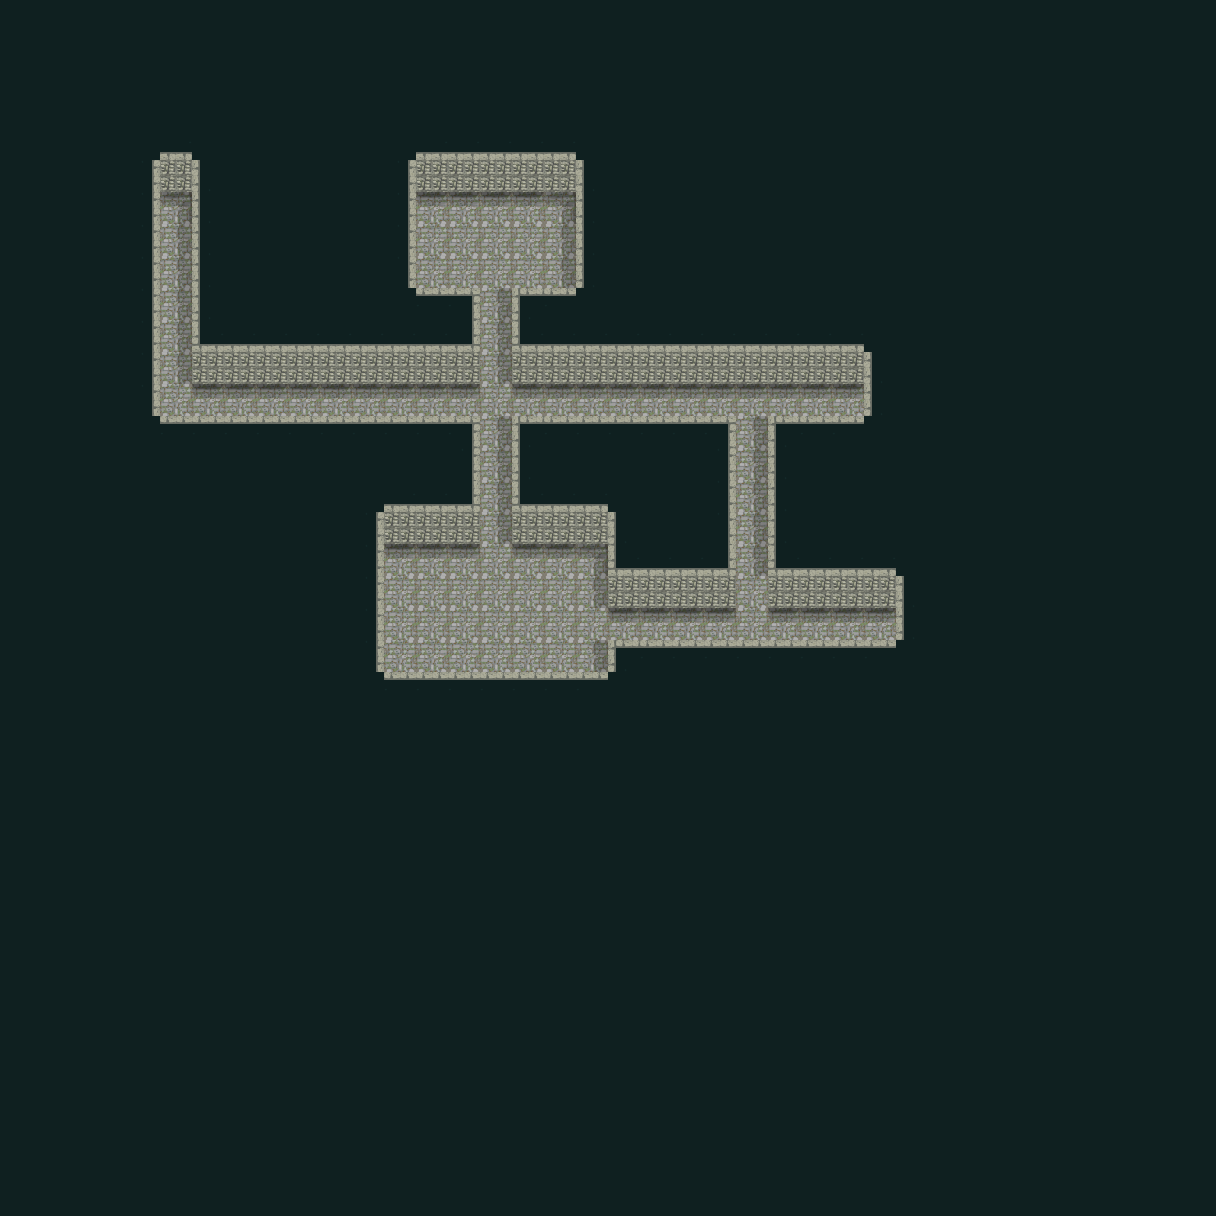

Rendered tile map (Tiled .tmx) drawn with the repository's tilesets; below, a short description and the map source with its tile grids summarised:
An orthogonal 38x38 tile map with 32x32 px tiles, 1 tile layer (Tile Layer 1), 3 tilesets and 3 objects (out wall 1, out wall 2, inner block).

<map version="1.0" orientation="orthogonal" renderorder="right-up" width="38" height="38" tilewidth="32" tileheight="32" nextobjectid="9">
 <tileset firstgid="1" name="wall caps" tilewidth="32" tileheight="32" spacing="1" tilecount="16">
  <image source="../wall caps.png" width="131" height="131" />
 </tileset>
 <tileset firstgid="17" name="ground" tilewidth="32" tileheight="32" spacing="1" tilecount="16">
  <image source="../ground.png" width="131" height="131" />
 </tileset>
 <tileset firstgid="33" name="stone wall" tilewidth="32" tileheight="32" tilecount="1">
  <image source="../stone wall.png" width="32" height="32" />
 </tileset>
 <layer name="Tile Layer 1" width="38" height="38">
  <data>[1444 cells, 1444 non-empty, 14 distinct tile ids]</data>
 </layer>
 <objectgroup name="Object Layer 1">
  <object id="2" name="out wall 1" x="160" y="192">
   <polyline points="0,0 32,0 32,160 32,192 320,192 320,96 256,96 256,0 416,0 416,96 352,96 352,192 704,192 704,224 608,224 608,416 736,416 736,448 448,448 448,480 224,480 224,352 320,352 320,224 0,224 0,576 864,576 864,-96 -32,-96 -32,0 0,0" />
  </object>
  <object id="5" name="out wall 2" x="160" y="192">
   <polyline points="0,0 0,224 -32,224 -32,0 0,0" />
  </object>
  <object id="7" name="inner block" x="512" y="544">
   <polyline points="0,0 96,0 96,64 224,64 224,-128 0,-128 0,0" />
  </object>
 </objectgroup>
</map>
